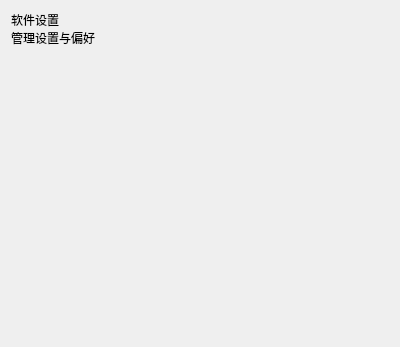
<?xml version="1.0" encoding="UTF-8"?>
<ui version="4.0">
 <class>SettingsWidget</class>
 <widget class="QWidget" name="SettingsWidget">
  <property name="geometry">
   <rect>
    <x>0</x>
    <y>0</y>
    <width>400</width>
    <height>347</height>
   </rect>
  </property>
  <property name="windowTitle">
   <string>Form</string>
  </property>
  <layout class="QVBoxLayout" name="verticalLayout">
   <item>
    <widget class="QWidget" name="topWidget" native="true">
     <property name="maximumSize">
      <size>
       <width>16777215</width>
       <height>100</height>
      </size>
     </property>
     <layout class="QVBoxLayout" name="verticalLayout_2">
      <property name="spacing">
       <number>0</number>
      </property>
      <property name="leftMargin">
       <number>0</number>
      </property>
      <property name="topMargin">
       <number>0</number>
      </property>
      <property name="rightMargin">
       <number>0</number>
      </property>
      <property name="bottomMargin">
       <number>0</number>
      </property>
      <item>
       <widget class="QWidget" name="widget" native="true">
        <layout class="QHBoxLayout" name="horizontalLayout">
         <property name="spacing">
          <number>0</number>
         </property>
         <property name="leftMargin">
          <number>0</number>
         </property>
         <property name="topMargin">
          <number>0</number>
         </property>
         <property name="rightMargin">
          <number>0</number>
         </property>
         <property name="bottomMargin">
          <number>0</number>
         </property>
         <item>
          <widget class="QLabel" name="pageTitle">
           <property name="styleSheet">
            <string notr="true"/>
           </property>
           <property name="text">
            <string>软件设置</string>
           </property>
          </widget>
         </item>
         <item>
          <spacer name="horizontalSpacer">
           <property name="orientation">
            <enum>Qt::Horizontal</enum>
           </property>
           <property name="sizeHint" stdset="0">
            <size>
             <width>414</width>
             <height>17</height>
            </size>
           </property>
          </spacer>
         </item>
        </layout>
       </widget>
      </item>
      <item>
       <widget class="QWidget" name="widget_2" native="true">
        <layout class="QHBoxLayout" name="horizontalLayout_2">
         <property name="spacing">
          <number>0</number>
         </property>
         <property name="leftMargin">
          <number>0</number>
         </property>
         <property name="topMargin">
          <number>0</number>
         </property>
         <property name="rightMargin">
          <number>0</number>
         </property>
         <property name="bottomMargin">
          <number>0</number>
         </property>
         <item>
          <widget class="QLabel" name="pageDesc">
           <property name="styleSheet">
            <string notr="true"/>
           </property>
           <property name="text">
            <string>管理设置与偏好</string>
           </property>
          </widget>
         </item>
         <item>
          <spacer name="horizontalSpacer_2">
           <property name="orientation">
            <enum>Qt::Horizontal</enum>
           </property>
           <property name="sizeHint" stdset="0">
            <size>
             <width>354</width>
             <height>17</height>
            </size>
           </property>
          </spacer>
         </item>
        </layout>
       </widget>
      </item>
     </layout>
    </widget>
   </item>
   <item>
    <widget class="QWidget" name="tabWidget" native="true"/>
   </item>
   <item>
    <widget class="QStackedWidget" name="contentStackedWidget">
     <widget class="QWidget" name="contentStackedWidgetPage1"/>
    </widget>
   </item>
  </layout>
 </widget>
 <resources/>
 <connections/>
</ui>
